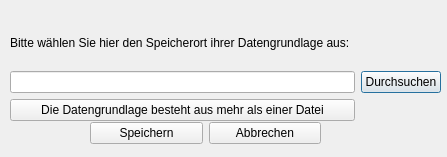
<?xml version="1.0" encoding="UTF-8"?>
<ui version="4.0">
 <class>fenster_datengrundlage_einfach</class>
 <widget class="QDialog" name="fenster_datengrundlage_einfach">
  <property name="geometry">
   <rect>
    <x>0</x>
    <y>0</y>
    <width>447</width>
    <height>157</height>
   </rect>
  </property>
  <property name="windowTitle">
   <string>Datenauswahl</string>
  </property>
  <widget class="QWidget" name="gridLayoutWidget">
   <property name="geometry">
    <rect>
     <x>10</x>
     <y>20</y>
     <width>431</width>
     <height>101</height>
    </rect>
   </property>
   <layout class="QGridLayout" name="gridLayout">
    <item row="1" column="1">
     <widget class="QPushButton" name="button_datengrundlage_einfach_durchsuchen">
      <property name="text">
       <string>Durchsuchen</string>
      </property>
     </widget>
    </item>
    <item row="1" column="0">
     <widget class="QLineEdit" name="textfeld_datengrundlage_einfach_speicherort"/>
    </item>
    <item row="0" column="0">
     <widget class="QLabel" name="label">
      <property name="text">
       <string>Bitte wählen Sie hier den Speicherort ihrer Datengrundlage aus:</string>
      </property>
     </widget>
    </item>
    <item row="2" column="0">
     <widget class="QPushButton" name="pushButton">
      <property name="text">
       <string>Die Datengrundlage besteht aus mehr als einer Datei</string>
      </property>
     </widget>
    </item>
   </layout>
  </widget>
  <widget class="QWidget" name="horizontalLayoutWidget_2">
   <property name="geometry">
    <rect>
     <x>90</x>
     <y>120</y>
     <width>231</width>
     <height>26</height>
    </rect>
   </property>
   <layout class="QHBoxLayout" name="horizontalLayout_2">
    <item>
     <widget class="QPushButton" name="button_speichern">
      <property name="text">
       <string>Speichern</string>
      </property>
     </widget>
    </item>
    <item>
     <widget class="QPushButton" name="button_abbrechen">
      <property name="text">
       <string>Abbrechen</string>
      </property>
     </widget>
    </item>
   </layout>
  </widget>
 </widget>
 <resources/>
 <connections/>
</ui>
